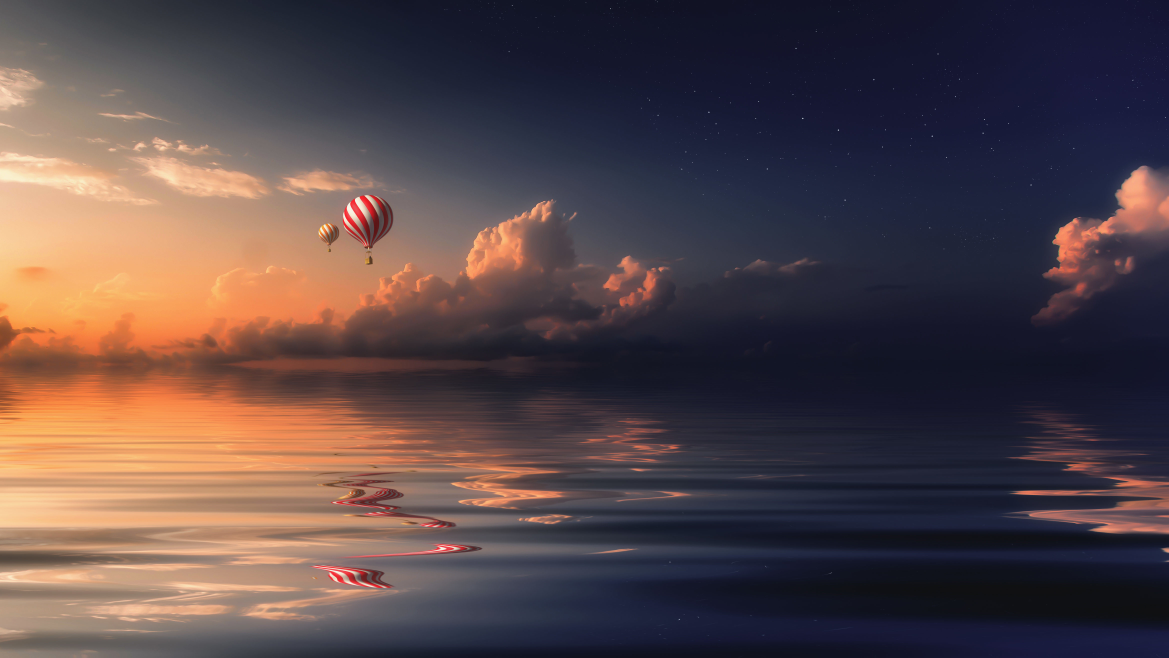
#> input picture 10_Lab/Grayscale Image ADT/test.jpg, 4674 x 2629 px (shown at 1/4 size)
$ python image_pill.py
#> lines starting #> are read from the running program, lines starting #| are printed output that depends on the picture
"""
Lab 10.3 PIL examples
"""
import numpy as np

# Importing Image and ImageOps module from PIL package
from PIL import Image, ImageOps

# creating a image object
image = Image.open("test.jpg")
#> image is the input picture: PIL image 4674x2629 RGB; mean R, G, B 86.1, 69.8, 71.9

# creating greyscale image object by applying greyscale method
image_grayscale = ImageOps.grayscale(image)
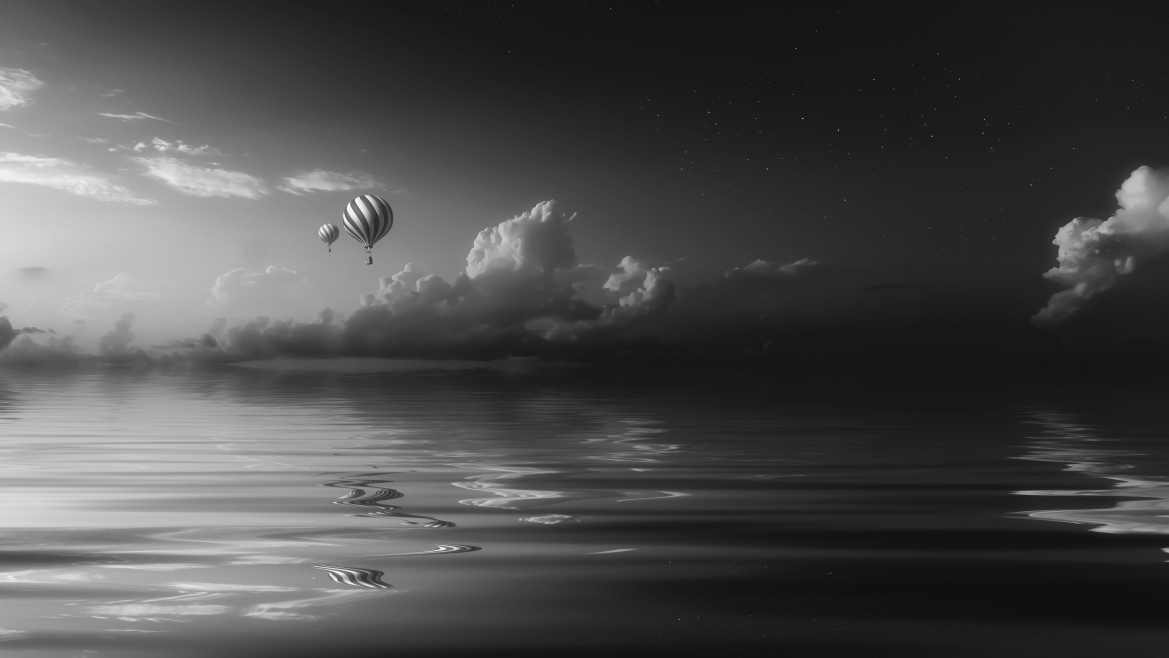
#> image_grayscale: PIL image 4674x2629 L (shown at 1/4 size); min 2, max 253, mean 74.9

# size of image
print(image_grayscale.size)
#| (4674, 2629)

# image as numpy array of pixel
img_array = np.array(image_grayscale)
print(img_array.shape)
#| (2629, 4674)
print(img_array[299,285])
#| 116

# pixels of image as PixelAccess object
pixels = image_grayscale.load()
print(pixels[34, 34])
#| 89
pixels[34, 34] = (0)
print(pixels[34, 34])
#| 0

# for i in range(286):
#     for j in range(300):
#         print(pixels[i,j])

# using getpixel method for pixel access
cordinate = x, y = 150, 59
print(image_grayscale.getpixel(cordinate))
#| 86

# show image
image_grayscale.show()

# change and save image
img_array = img_array - 100
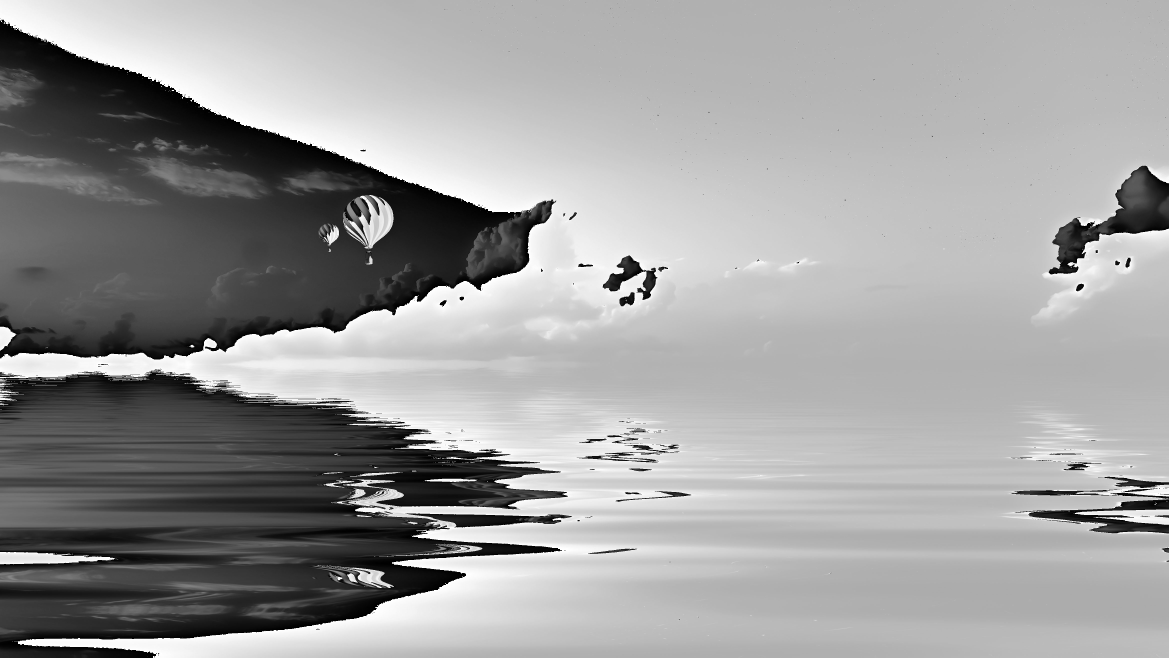
#> img_array: shape (2629, 4674) (shown at 1/4 size); min 0, max 255, mean 156.5
new_img = Image.fromarray(img_array)

# new_img.show()
